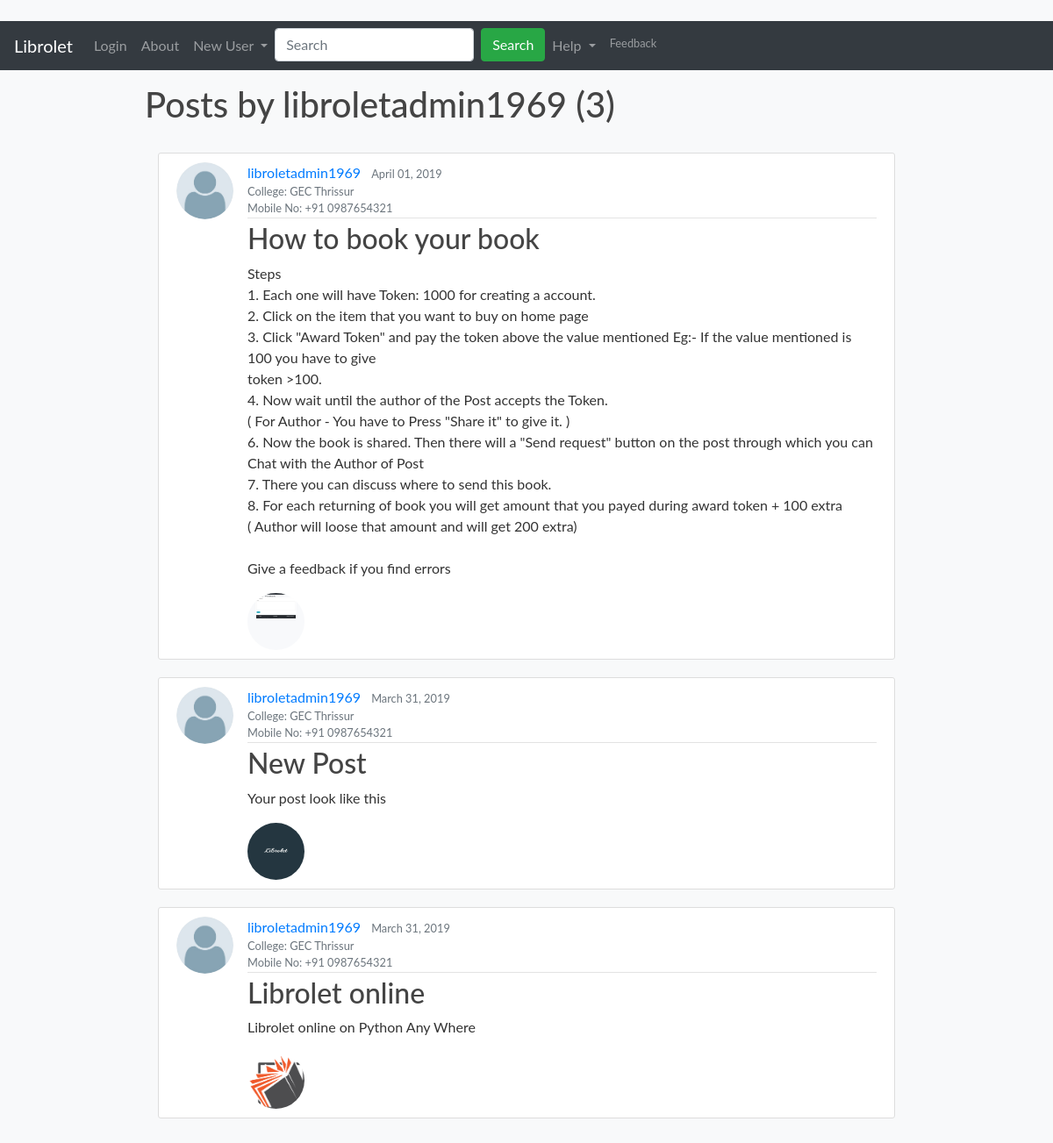
/user/libroletadmin1969, run on the app's committed database.
### blog/models.py (models this page shows, shortened)
class Post(models.Model):
	title = models.CharField(max_length=100)
	content = models.TextField()
	date_posted = models.DateTimeField(default=timezone.now)
	author = models.ForeignKey(User, on_delete=models.CASCADE)
	image = models.ImageField(upload_to='post_pics')
	showpost = models.IntegerField(default=1)
	bookeditem = models.IntegerField(default=0)
	college = models.CharField(max_length=100, default="GEC Thrissur")
	nameu = models.CharField(max_length=100, default="No Name")
	mobileno = models.CharField(max_length=17, default="No Mob")
	email = models.EmailField(max_length=300, default="No Email")
	tokens = models.CharField(max_length=100, default=0)
	tokenbyuser = models.CharField(max_length=100, default="null")

class Profile(models.Model):
	user = models.OneToOneField(User, on_delete=models.CASCADE)
	image = models.ImageField(default='default.jpg', upload_to='profile_pics')
	nameu = models.CharField(max_length=100, default="No Name")
	college = models.CharField(max_length=100, default="GEC Thrissur")
	mobileno = models.CharField(max_length=17, default="+91 XXXXXXXXXX")
	tokenacc = models.CharField(max_length=100, default=1000)
	msgscount = models.IntegerField(default=0)

### blog/views.py (the view)
# urls.py: path('user/<str:username>', UserPostListView.as_view(), name="user-post"),
class UserPostListView(ListView):
	models = Post
	template_name = 'blog/user_posts.html' # <app>/<model>_<viewtype>.html
	context_object_name = 'posts'
	paginate_by = 5
	def get_queryset(self):
		user = get_object_or_404(User, username=self.kwargs.get('username'))
		return Post.objects.filter(author=user, showpost=1).order_by('-date_posted')

### blog/templates/blog/user_posts.html (shortened to what this page needs)
﻿{%extends "blog/base.html" %}
{% block content %}
	<h1 class="mb-3">Posts by {{ view.kwargs.username }} ({{ page_obj.paginator.count }})</h1>
		<div style="padding:15px; margin:auto;!important">
			{% for i in posts%}
			<article class="media content-section">
				<img class="rounded-circle article-img" src="{{i.author.profile.image.url}}" />
				<div class="media-body">
					<div class="article-metadata">
						<a class="mr-2" href="{% url 'user-post' i.author.username %}">{{ i.author }}</a>
						<small class="text-muted">{{ i.date_posted|date:"F d, Y" }}</small><br/>
						<small class="text-muted text-dark">College: {{ i.college}}</small><br/>
						<small class="text-muted text-dark">Mobile No: {{ i.mobileno}}</small>
					</div>
					<h2><a class="article-title" href="{% url 'post-detail' i.id %}">{{ i.title }}</a></h2>
					<p class="article-content">{{ i.content }}</p>
					<a class="article-title text-dark" href="{% url 'post-detail' i.id %}">
						<img class="rounded-circle article-img" src="{{i.image.url}}" />
					</a>
				</div>
			</article>
			{% endfor %}
		</div>
{% endblock content %}

### static/main.css (style rules this page uses)
body { background: #fafafa; color: #333333; }
h1, h2, h3, h4, h5, h6 { color: #444444; }
.content-section { background: #ffffff; padding: 10px 20px; border: 1px solid #dddddd; border-radius: 3px; margin-bottom: 20px; }
.article-title { color: #444444; }
.article-content { white-space: pre-line; }
.article-img { height: 65px; width: 65px; margin-right: 16px; }
.rounded-circle { border-radius: 50%; }
.article-metadata { padding-bottom: 1px; margin-bottom: 4px; border-bottom: 1px solid #e3e3e3 }

### static/tableclass.css (style rules this page uses)
* { margin: 0px; padding: 0px; }
body { font-family: "Lato", sans-serif; }

### data on the page
Post: author.profile.image (placeholder picture), author "libroletadmin1969", date_posted "April 01, 2019", college "GEC Thrissur", mobileno "+91 0987654321", title "How to book your book", content "Steps 1. Each one will have Token: 1000 for creating a account. 2. Click on the item that you want to buy on home page 3. Click \"Award Token\" and pay the token above the value mentioned Eg:- If the value mentioned is 100 you have to give token >100. 4. Now wait until the author of the Post accepts the Token. ( For Author - You have to Press \"Share it\" to give it. ) 6. Now the book is shared. Then there will a \"Send request\" button on the post through which you can Chat with the Author of Post 7. There you can discuss where to send this book. 8. For each returning of book you will get amount that you payed during award token + 100 extra ( Author will loose that amount and will get 200 extra)…", image (picture)
Post: author.profile.image (placeholder picture), author "libroletadmin1969", date_posted "March 31, 2019", college "GEC Thrissur", mobileno "+91 0987654321", title "New Post", content "Your post look like this", image (picture)
Post: author.profile.image (placeholder picture), author "libroletadmin1969", date_posted "March 31, 2019", college "GEC Thrissur", mobileno "+91 0987654321", title "Librolet online", content "Librolet online on Python Any Where", image (picture)

### other printed values
{{ view.kwargs.username }} "libroletadmin1969"
{{ page_obj.paginator.count }} "3"
